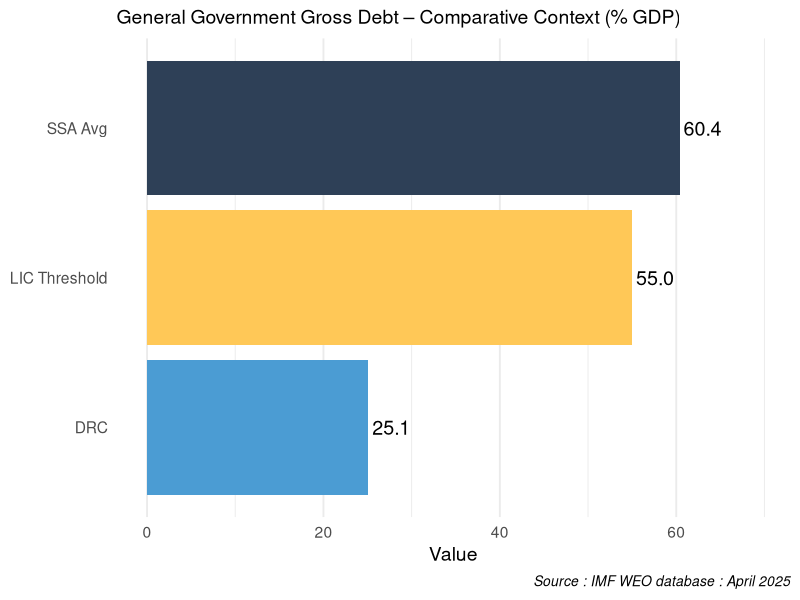

Write the R code that produced this figure.
library(ggplot2)
library(dplyr)

df <- data.frame(
  Category = c("SSA Avg", "LIC Threshold", "DRC"),
  Value = c(60.39, 55, 25.061)
)

# Uniformiser à 1 décimale
df$Value <- round(df$Value, 1)

df <- df %>% arrange(Value)

ggplot(df, aes(x = Value, y = reorder(Category, Value))) +
  geom_col(fill = c("#4B9CD3", "#FFC857", "#2E4057")) +
  geom_text(aes(label = sprintf("%.1f", Value)),   # <-- FORCÉ 1 DÉCIMALE
            hjust = -0.1, size = 5) +
  labs(
    subtitle = "General Government Gross Debt – Comparative Context (% GDP)",
    x = "Value",
    y = NULL,
    caption = "Source : IMF WEO database : April 2025"
  ) +
  theme_minimal(base_size = 14) +
  theme(
    plot.title = element_text(face = "bold"),
    panel.grid.major.y = element_blank(),
    plot.caption = element_text(face = "italic", size = 10)
  ) +
  xlim(0, max(df$Value) * 1.15)
